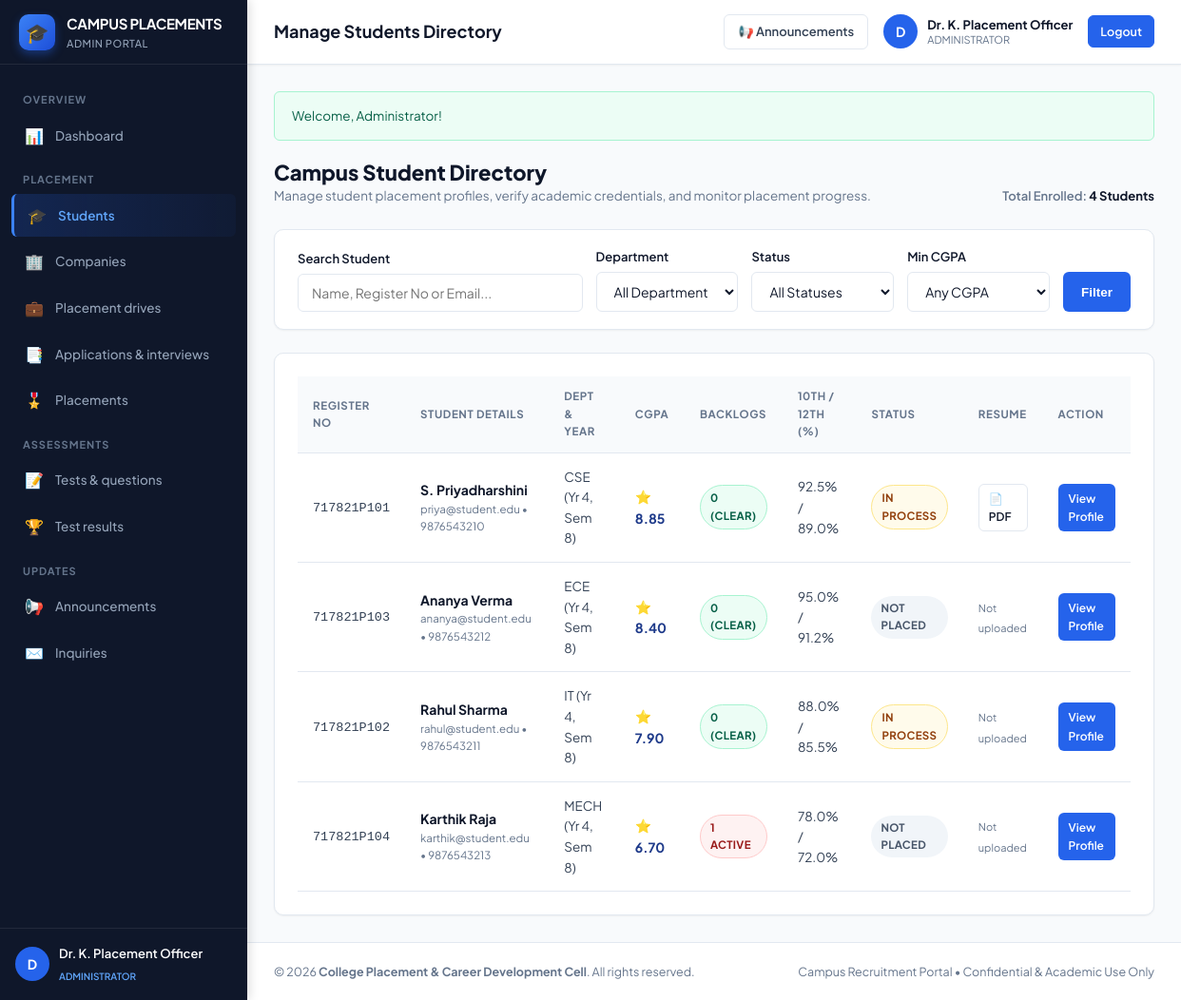
The app's page /admin/students.php (signed in) with its own data.
### tables this page shows
CREATE TABLE `students` (
    `id` INT AUTO_INCREMENT PRIMARY KEY,
    `user_id` INT NOT NULL UNIQUE,
    `register_no` VARCHAR(50) NOT NULL UNIQUE,
    `phone` VARCHAR(20) DEFAULT NULL,
    `dob` DATE DEFAULT NULL,
    `gender` ENUM('Male', 'Female', 'Other') DEFAULT 'Female',
    `address` TEXT DEFAULT NULL,
    `department` VARCHAR(100) NOT NULL,
    `year_of_study` INT NOT NULL DEFAULT 4,
    `semester` INT NOT NULL DEFAULT 8,
    `cgpa` DECIMAL(4,2) NOT NULL DEFAULT 0.00,
    `tenth_percentage` DECIMAL(5,2) NOT NULL DEFAULT 0.00,
    `twelfth_percentage` DECIMAL(5,2) NOT NULL DEFAULT 0.00,
    `backlogs` INT NOT NULL DEFAULT 0,
    `programming_languages` TEXT DEFAULT NULL,
    `technical_skills` TEXT DEFAULT NULL,
    `soft_skills` TEXT DEFAULT NULL,
    `certifications` TEXT DEFAULT NULL,
    `projects` TEXT DEFAULT NULL,
    `resume_path` VARCHAR(255) DEFAULT NULL,
    `profile_completed` TINYINT(1) DEFAULT 0,
    `placement_status` ENUM('Not Placed', 'In Process', 'Placed') DEFAULT 'Not Placed',
    `created_at` TIMESTAMP DEFAULT CURRENT_TIMESTAMP,
    CONSTRAINT `fk_students_user` FOREIGN KEY (`user_id`) REFERENCES `users` (`id`) ON DELETE CASCADE
);

CREATE TABLE `users` (
    `id` INT AUTO_INCREMENT PRIMARY KEY,
    `name` VARCHAR(120) NOT NULL,
    `email` VARCHAR(150) NOT NULL UNIQUE,
    `password` VARCHAR(255) NOT NULL,
    `role` ENUM('student', 'admin', 'recruiter') NOT NULL DEFAULT 'student',
    `status` ENUM('active', 'inactive') NOT NULL DEFAULT 'active',
    `created_at` TIMESTAMP DEFAULT CURRENT_TIMESTAMP
);

### config/database.php (called while the page is built, shortened)
<?php
function base_url($path = '') {
    $protocol = (!empty($_SERVER['HTTPS']) && $_SERVER['HTTPS'] !== 'off') ? "https://" : "http://";
    $host = $_SERVER['HTTP_HOST'] ?? 'localhost';
    $scriptName = str_replace('\\', '/', $_SERVER['SCRIPT_NAME'] ?? '');
    $baseDir = '';
    if (strpos($scriptName, '/student-placement-system/') === 0) {
        $baseDir = '/student-placement-system';
    } elseif (strpos($scriptName, '/student-placement-management-system/') === 0) {
        $baseDir = '/student-placement-management-system';
    } else {
        $parts = explode('/', trim($scriptName, '/'));
        if (!empty($parts[0]) && !preg_match('/\.php$/', $parts[0])) {
            $baseDir = '/' . $parts[0];
        }
    }
    $cleanPath = ltrim($path, '/');
    return $protocol . $host . $baseDir . ($cleanPath ? '/' . $cleanPath : '');
}
function get_flash() {
    if (isset($_SESSION['flash'])) {
        $flash = $_SESSION['flash'];
        return $flash;
    }
    return null;
}
function e($string) {
    return htmlspecialchars($string ?? '', ENT_QUOTES, 'UTF-8');
}

### admin/students.php (the view, shortened to what this page needs)
<?php
require_once __DIR__ . '/../config/database.php';
$search = trim($_GET['search'] ?? '');
$query = "SELECT s.*, u.name, u.email, u.status as user_status
          FROM students s
          JOIN users u ON s.user_id = u.id
          WHERE 1=1";
$params = [];
$query .= " ORDER BY s.cgpa DESC";
$stmt = $pdo->prepare($query);
$stmt->execute($params);
$students = $stmt->fetchAll();
$flash = get_flash();
?>
<?php include __DIR__ . '/../includes/header.php'; ?>
<div class="app-wrapper">
    <?php include __DIR__ . '/../includes/sidebar.php'; ?>
    <div class="app-main">
        <?php include __DIR__ . '/../includes/navbar.php'; ?>
        <div class="app-content">
            <?php if ($flash): ?>
                <div class="alert alert-<?= e($flash['type']) ?>">
                    <?= e($flash['message']) ?>
                </div>
            <?php endif; ?>
            <div style="display: flex; justify-content: space-between; align-items: flex-end; margin-bottom: 24px; flex-wrap: wrap; gap: 16px;">
                <div>
                    <h2 style="font-size: 22px; font-weight: 800; color: var(--text-main);">Campus Student Directory</h2>
                    <p style="color: var(--text-muted); font-size: 13.5px;">
                        Manage student placement profiles, verify academic credentials, and monitor placement progress.
                    </p>
                </div>
                <div style="font-size: 13px; font-weight: 600; color: var(--text-muted);">
                    Total Enrolled: <strong style="color:var(--text-main);"><?= count($students) ?> Students</strong>
                </div>
            </div>
            <div class="card" style="margin-bottom: 24px; padding: 18px 24px;">
                <form method="GET" action="<?= base_url('admin/students.php') ?>" style="display: grid; grid-template-columns: 2fr 1fr 1fr 1fr auto; gap: 14px; align-items: flex-end;">
                    <div class="form-group" style="margin-bottom: 0;">
                        <label class="form-label">Search Student</label>
                        <input type="text" name="search" class="form-control" placeholder="Name, Register No or Email..." value="<?= e($search) ?>">
                    </div>
                    <div class="form-group" style="margin-bottom: 0;">
                        <label class="form-label">Department</label>
                        <select name="dept" class="form-control">
                            <option value="">All Departments</option>
                        </select>
                    </div>
                    <div class="form-group" style="margin-bottom: 0;">
                        <label class="form-label">Status</label>
                        <select name="status" class="form-control">
                            <option value="">All Statuses</option>
                        </select>
                    </div>
                    <div class="form-group" style="margin-bottom: 0;">
                        <label class="form-label">Min CGPA</label>
                        <select name="min_cgpa" class="form-control">
                            <option value="0">Any CGPA</option>
                        </select>
                    </div>
                    <div style="display: flex; gap: 8px;">
                        <button type="submit" class="btn btn-primary" style="height: 42px;">Filter</button>
                    </div>
                </form>
            </div>
            <div class="card">
                <?php if (empty($students)): ?>
                    <div style="text-align: center; padding: 48px 24px;">
                        <div style="font-size: 36px; margin-bottom: 12px;">🔍</div>
                        <h3 style="font-size: 16px; font-weight: 700;">No students match criteria</h3>
                        <p style="color: var(--text-muted); font-size: 13.5px; margin-top: 4px;">Try modifying search parameters or filter settings.</p>
                    </div>
                <?php else: ?>
                    <div class="table-responsive">
                        <table class="table">
                            <thead>
                                <tr>
                                    <th>Register No</th>
                                    <th>Student Details</th>
                                    <th>Dept & Year</th>
                                    <th>CGPA</th>
                                    <th>Backlogs</th>
                                    <th>10th / 12th (%)</th>
                                    <th>Status</th>
                                    <th>Resume</th>
                                    <th>Action</th>
                                </tr>
                            </thead>
                            <tbody>
                                <?php foreach ($students as $s): ?>
                                    <tr>
                                        <td><code><?= e($s['register_no']) ?></code></td>
                                        <td>
                                            <strong style="color: var(--text-main); font-size: 14px;"><?= e($s['name']) ?></strong>
                                            <div style="font-size: 11.5px; color: var(--text-muted);"><?= e($s['email']) ?> • <?= e($s['phone']) ?></div>
                                        </td>
                                        <td><?= e($s['department']) ?> (Yr <?= e($s['year_of_study']) ?>, Sem <?= e($s['semester']) ?>)</td>
                                        <td><strong style="color: var(--primary); font-size: 14px;">⭐ <?= number_format($s['cgpa'], 2) ?></strong></td>
                                        <td>
                                            <?php if ($s['backlogs'] > 0): ?>
                                                <span class="status-badge badge-danger"><?= $s['backlogs'] ?> Active</span>
                                            <?php else: ?>
                                                <span class="status-badge badge-success">0 (Clear)</span>
                                            <?php endif; ?>
                                        </td>
                                        <td><?= number_format($s['tenth_percentage'], 1) ?>% / <?= number_format($s['twelfth_percentage'], 1) ?>%</td>
                                        <td>
                                            <?php if ($s['placement_status'] === 'Placed'): ?>
                                                <span class="status-badge badge-success">Placed</span>
                                            <?php elseif ($s['placement_status'] === 'In Process'): ?>
                                                <span class="status-badge badge-warning">In Process</span>
                                            <?php else: ?>
                                                <span class="status-badge badge-secondary">Not Placed</span>
                                            <?php endif; ?>
                                        </td>
                                        <td>
                                            <?php if (!empty($s['resume_path'])): ?>
                                                <a href="<?= base_url('uploads/resumes/' . $s['resume_path']) ?>" target="_blank" class="btn btn-outline btn-sm" title="Download Resume">
                                                    📄 PDF
                                                </a>
                                            <?php else: ?>
                                                <span style="color: var(--text-muted); font-size: 11px;">Not uploaded</span>
                                            <?php endif; ?>
                                        </td>
                                        <td>
                                            <a href="<?= base_url('admin/student-view.php?id=' . $s['id']) ?>" class="btn btn-primary btn-sm">
                                                View Profile
                                            </a>
                                        </td>
                                    </tr>
                                <?php endforeach; ?>
                            </tbody>
                        </table>
                    </div>
                <?php endif; ?>
            </div>
        </div>
        <?php include __DIR__ . '/../includes/footer.php'; ?>

### assets/css/style.css (style rules this page uses)
:root { --primary: #1e3a8a; --primary-hover: #1e40af; --primary-light: #eff6ff; --primary-border: #bfdbfe; --secondary: #0f172a; --accent: #2563eb; --accent-light: #dbeafe; --bg-page: #f8fafc; --bg-card: #ffffff; --bg-sidebar: #0f172a; --bg-input: #ffffff; --text-main: #0f172a; --text-body: #334155; --text-muted: #64748b; --text-light: #94a3b8; --text-white: #ffffff; --border-color: #e2e8f0; --border-light: #f1f5f9; --success: #10b981; --success-bg: #ecfdf5; --success-border: #a7f3d0; --warning: #f59e0b; --warning-bg: #fffbeb; --warning-border: #fde68a; --danger: #ef4444; --danger-bg: #fef2f2; --danger-border: #fecaca; --info: #0284c7; --info-bg: #f0f9ff; --info-border: #bae6fd; --purple: #7c3aed; --purple-bg: #f5f3ff; --purple-border: #ddd6fe; --shadow-sm: 0 1px 2px 0 rgb(0 0 0 / 0.05); --shadow-md: 0 4px 6px -1px rgb(0 0 0 / 0.1), 0 2px 4px -2px rgb(0 0 0 / 0.1); --shadow-lg: 0 10px 15px -3px rgb(0 0 0 / 0.1), 0 4px 6px -4px rgb(0 0 0 / 0.1); --radius-sm: 6px; --radius-md: 10px; --radius-lg: 14px; --radius-full: 9999px; --sidebar-width: 260px; --navbar-height: 68px; --transition: all 0.2s ease-in-out; }
* { box-sizing: border-box; margin: 0; padding: 0; }
body { font-family: 'Plus Jakarta Sans', -apple-system, BlinkMacSystemFont, 'Segoe UI', Roboto, sans-serif; background-color: var(--bg-page); color: var(--text-body); font-size: 14px; line-height: 1.6; min-height: 100vh; }
a { color: var(--accent); text-decoration: none; transition: var(--transition); }
h1, h2, h3, h4, h5, h6 { color: var(--text-main); font-weight: 700; line-height: 1.25; }
.app-wrapper { display: flex; min-height: 100vh; }
.app-main { flex: 1; margin-left: var(--sidebar-width); min-height: 100vh; display: flex; flex-direction: column; }
.app-content { padding: 28px; flex: 1; }
.card { background-color: var(--bg-card); border: 1px solid var(--border-color); border-radius: var(--radius-md); box-shadow: var(--shadow-sm); padding: 24px; position: relative; overflow: hidden; }
.status-badge { display: inline-flex; align-items: center; gap: 5px; padding: 4px 10px; border-radius: var(--radius-full); font-size: 11.5px; font-weight: 700; letter-spacing: 0.3px; text-transform: uppercase; }
.badge-secondary { background-color: #f1f5f9; color: #475569; }
.badge-success { background-color: var(--success-bg); color: #065f46; border: 1px solid var(--success-border); }
.badge-warning { background-color: var(--warning-bg); color: #92400e; border: 1px solid var(--warning-border); }
.badge-danger { background-color: var(--danger-bg); color: #991b1b; border: 1px solid var(--danger-border); }
.table-responsive { width: 100%; overflow-x: auto; }
.table { width: 100%; border-collapse: collapse; text-align: left; }
.table th { background-color: #f8fafc; color: var(--text-muted); font-size: 11.5px; font-weight: 700; text-transform: uppercase; letter-spacing: 0.6px; padding: 12px 16px; border-bottom: 1px solid var(--border-color); }
.table td { padding: 14px 16px; border-bottom: 1px solid var(--border-color); font-size: 13.5px; color: var(--text-body); vertical-align: middle; }
.form-group { margin-bottom: 18px; }
.form-label { display: block; font-size: 13px; font-weight: 600; color: var(--text-main); margin-bottom: 6px; }
.form-control { width: 100%; padding: 10px 14px; border: 1px solid var(--border-color); border-radius: var(--radius-sm); background-color: var(--bg-input); font-size: 14px; color: var(--text-main); font-family: inherit; transition: var(--transition); }
.btn { display: inline-flex; align-items: center; justify-content: center; gap: 8px; padding: 9px 18px; border-radius: var(--radius-sm); font-size: 13.5px; font-weight: 600; cursor: pointer; border: 1px solid transparent; transition: var(--transition); text-decoration: none; }
.btn-primary { background-color: var(--accent); color: #ffffff; }
.btn-outline { background-color: transparent; border-color: var(--border-color); color: var(--text-main); }
.btn-sm { padding: 5px 10px; font-size: 12px; }
.alert { padding: 14px 18px; border-radius: var(--radius-sm); margin-bottom: 20px; font-size: 13.5px; display: flex; align-items: center; gap: 12px; }
.alert-success { background: var(--success-bg); color: #065f46; border: 1px solid var(--success-border); }

### records on screen
students: register_no "717821P101", user.name "S. Priyadharshini", user.email "priya@student.edu", phone "9876543210", department "CSE", year_of_study "4", semester "8", cgpa "8.85", backlogs "0 (CLEAR)", tenth_percentage "92.5", twelfth_percentage "89.0", placement_status "IN PROCESS"
students: register_no "717821P103", user.name "Ananya Verma", user.email "ananya@student.edu", phone "9876543212", department "ECE", year_of_study "4", semester "8", cgpa "8.40", backlogs "0 (CLEAR)", tenth_percentage "95.0", twelfth_percentage "91.2", placement_status "NOT PLACED", shows "Not uploaded"
students: register_no "717821P102", user.name "Rahul Sharma", user.email "rahul@student.edu", phone "9876543211", department "IT", year_of_study "4", semester "8", cgpa "7.90", backlogs "0 (CLEAR)", tenth_percentage "88.0", twelfth_percentage "85.5", placement_status "IN PROCESS", shows "Not uploaded"
students: register_no "717821P104", user.name "Karthik Raja", user.email "karthik@student.edu", phone "9876543213", department "MECH", year_of_study "4", semester "8", cgpa "6.70", backlogs "1", tenth_percentage "78.0", twelfth_percentage "72.0", placement_status "NOT PLACED", shows "Not uploaded"

### other values on screen
$section "OVERVIEW"
$icon "📊"
$label "Dashboard"
$section "PLACEMENT"
$icon "🎓"
$label "Students"
$icon "🏢"
$label "Companies"
$icon "💼"
$label "Placement drives"
$icon "📑"
$label "Applications & interviews"
$icon "🎖️"
$label "Placements"
$section "ASSESSMENTS"
